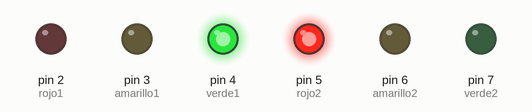
Simulated run of this sketch. Board: Arduino Uno, built with avr-gcc and run on an emulated ATmega328P. Parts: output pins drawn as LEDs (lit = HIGH).

Above: at 2.5 s.
At 6.0 s:
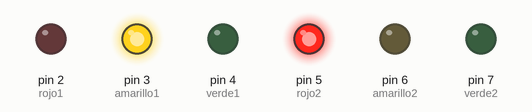
At 7.5 s:
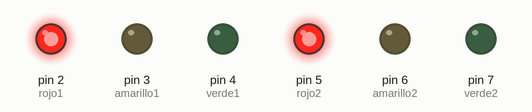
At 10.5 s:
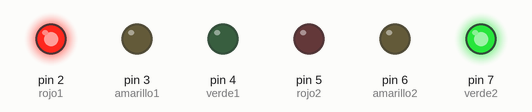
At 14.0 s:
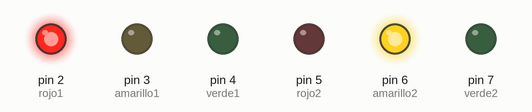
Timing chart, 0 to 20.8 s (numbered marks = the images above):
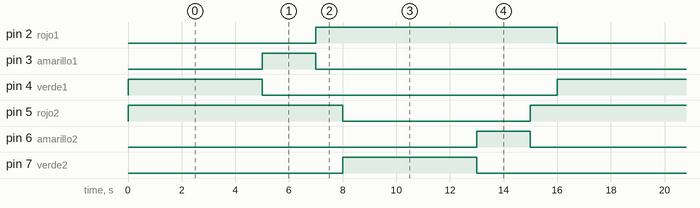

The sketch:

Ejercicio1.4.ino
```cpp
// Semáforo 1.4 - Cruce con dos semáforos

// Pines Semáforo 1
int rojo1 = 2;
int amarillo1 = 3;
int verde1 = 4;

// Pines Semáforo 2
int rojo2 = 5;
int amarillo2 = 6;
int verde2 = 7;

// Tiempos (en milisegundos)
int tiempoVerde = 5000;    // 5s verde
int tiempoAmarillo = 2000; // 2s amarillo
int tiempoRojo = 1000;     // 1s de seguridad antes del cambio

void setup() {
  // Configurar pines como salida
  pinMode(rojo1, OUTPUT);
  pinMode(amarillo1, OUTPUT);
  pinMode(verde1, OUTPUT);

  pinMode(rojo2, OUTPUT);
  pinMode(amarillo2, OUTPUT);
  pinMode(verde2, OUTPUT);

  // Estado inicial: semáforo 1 en verde, semáforo 2 en rojo
  digitalWrite(verde1, HIGH);
  digitalWrite(rojo2, HIGH);
}

void loop() {
  // Semáforo 1 verde, Semáforo 2 rojo
  delay(tiempoVerde);

  // Cambia semáforo 1 a amarillo
  digitalWrite(verde1, LOW);
  digitalWrite(amarillo1, HIGH);
  delay(tiempoAmarillo);

  // Pasa semáforo 1 a rojo
  digitalWrite(amarillo1, LOW);
  digitalWrite(rojo1, HIGH);
  delay(tiempoRojo);

  // Cambia semáforo 2 a verde
  digitalWrite(rojo2, LOW);
  digitalWrite(verde2, HIGH);
  delay(tiempoVerde);

  // Cambia semáforo 2 a amarillo
  digitalWrite(verde2, LOW);
  digitalWrite(amarillo2, HIGH);
  delay(tiempoAmarillo);

  // Pasa semáforo 2 a rojo
  digitalWrite(amarillo2, LOW);
  digitalWrite(rojo2, HIGH);
  delay(tiempoRojo);

  // Cambia semáforo 1 a verde de nuevo
  digitalWrite(rojo1, LOW);
  digitalWrite(verde1, HIGH);
}
```

Measured:
- by itself, pin 2 (rojo1), pin 5 (rojo2): alternates HIGH for 9.0 s and LOW for 7.0 s
- by itself, pin 3 (amarillo1), pin 6 (amarillo2): alternates HIGH for 2.0 s and LOW for 14.0 s
- by itself, pin 4 (verde1), pin 7 (verde2): alternates HIGH for 5.0 s and LOW for 11.0 s
